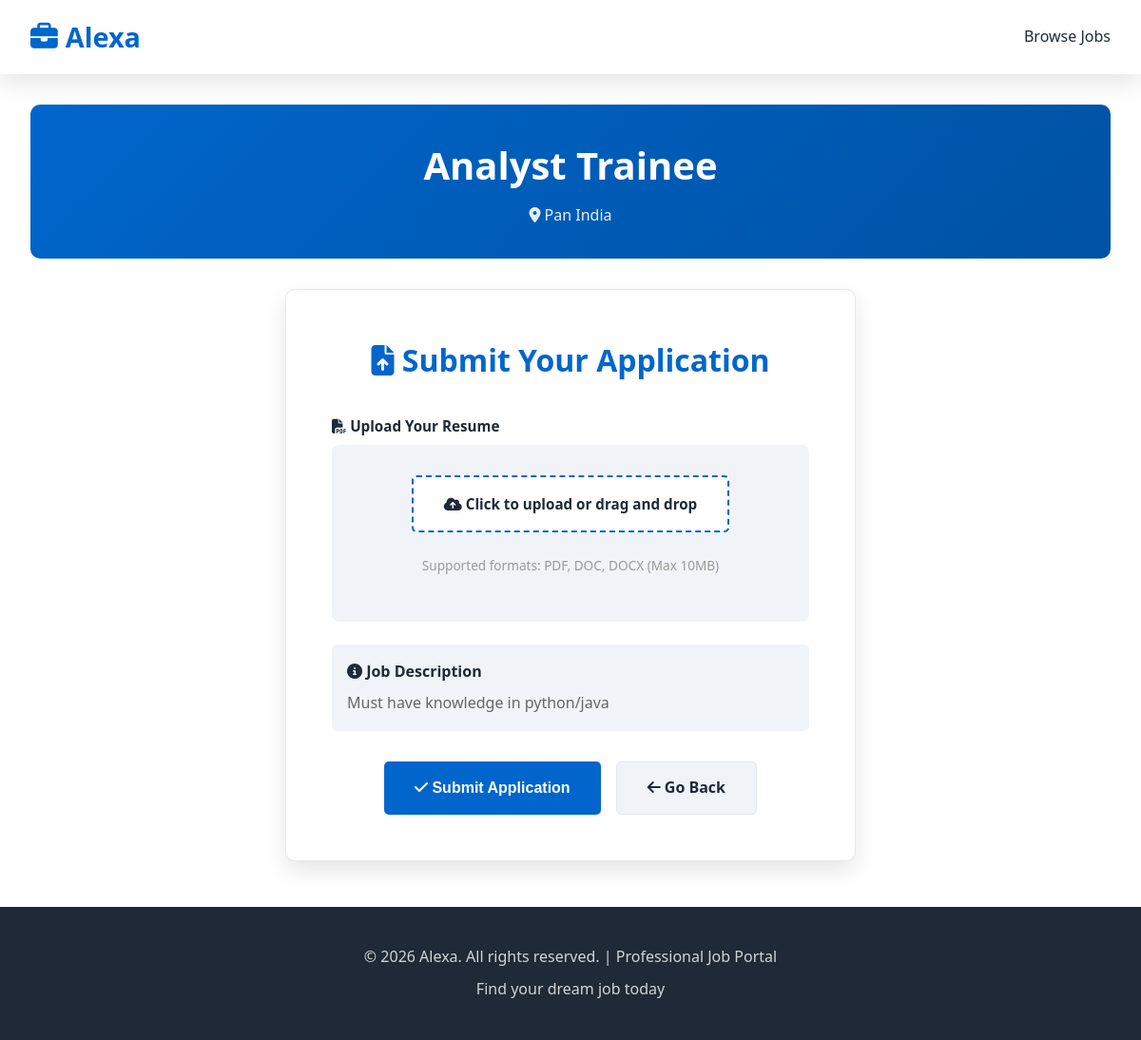
/apply/1/ (signed in), run on the app's committed database.
### jobs/models.py (models this page shows, shortened)
class Job(models.Model):
    employer = models.ForeignKey(User, on_delete=models.CASCADE)
    title = models.CharField(max_length=100)
    description = models.TextField()
    location = models.CharField(max_length=100)
    posted_on = models.DateTimeField(auto_now_add=True)

### jobs/views.py (the view, shortened to what this page needs)
# urls.py: path('apply/<int:job_id>/', views.apply_job, name='apply_job'),
@login_required
def apply_job(request, job_id):
    job = get_object_or_404(Job, id=job_id)
    return render(request, 'apply_job.html', {'job': job})

### jobs/templates/apply_job.html (shortened to what this page needs)
{% extends "base.html" %}
{% block content %}
<div class="apply-page">
    <div class="job-info">
        <h1>{{ job.title }}</h1>
        <p><i class="fas fa-map-marker-alt"></i> {{ job.location }}</p>
    </div>
    <div class="form-container">
        <h2><i class="fas fa-file-upload"></i> Submit Your Application</h2>
        <form method="post" enctype="multipart/form-data" id="applicationForm">
            <div class="form-group">
                <label for="resumeInput">
                    <i class="fas fa-file-pdf"></i> Upload Your Resume
                </label>
                <div class="upload-section">
                    <div class="file-input-wrapper">
                        <label for="resumeInput" class="file-input-label">
                            <i class="fas fa-cloud-upload-alt"></i>
                            <span>Click to upload or drag and drop</span>
                        </label>
                    </div>
                    <p style="color: #999; font-size: 0.85rem; margin-top: 0.5rem;">Supported formats: PDF, DOC, DOCX (Max 10MB)</p>
                </div>
            </div>
            <div class="form-group" style="background-color: #f0f4f8; padding: 1rem; border-radius: 5px; margin-top: 1.5rem;">
                <h4 style="margin-bottom: 0.5rem;"><i class="fas fa-info-circle"></i> Job Description</h4>
                <p style="margin: 0; color: #666;">{{ job.description }}</p>
            </div>
            <div class="form-actions">
                <button type="submit" class="btn btn-primary">
                    <i class="fas fa-check"></i> Submit Application
                </button>
                <a href="/" class="btn btn-secondary">
                    <i class="fas fa-arrow-left"></i> Go Back
                </a>
            </div>
        </form>
    </div>
</div>
{% endblock %}

### static/css/style.css (style rules this page uses)
:root { --primary-color: #0066cc; --primary-dark: #0052a3; --secondary-color: #f0f4f8; --text-dark: #1f2937; --text-light: #6b7280; --border-color: #e5e7eb; --success-color: #10b981; --shadow: 0 1px 3px rgba(0, 0, 0, 0.1); --shadow-lg: 0 10px 25px rgba(0, 0, 0, 0.1); }
* { margin: 0; padding: 0; box-sizing: border-box; }
html { scroll-behavior: smooth; }
body { font-family: 'Segoe UI', Tahoma, Geneva, Verdana, sans-serif; line-height: 1.6; color: var(--text-dark); background-color: #ffffff; }
h1, h2, h3, h4, h5, h6 { font-weight: 600; margin-bottom: 1rem; color: var(--text-dark); }
h1 { font-size: 2.5rem; }
h2 { font-size: 2rem; }
p { margin-bottom: 1rem; color: var(--text-light); }
.form-container { background: white; padding: 3rem; border-radius: 10px; box-shadow: var(--shadow-lg); max-width: 600px; margin: 2rem auto; border: 1px solid var(--border-color); }
.form-container h2 { text-align: center; margin-bottom: 2rem; color: var(--primary-color); }
.form-group { margin-bottom: 1.5rem; }
.form-group label { display: block; margin-bottom: 0.5rem; font-weight: 600; color: var(--text-dark); font-size: 0.95rem; }
.form-actions { display: flex; gap: 1rem; justify-content: center; margin-top: 2rem; }
.btn { padding: 0.9rem 2rem; border: none; border-radius: 5px; font-size: 1rem; font-weight: 600; cursor: pointer; transition: all 0.3s ease; text-decoration: none; display: inline-block; }
.btn-primary { background-color: var(--primary-color); color: white; }
.btn-secondary { background-color: var(--secondary-color); color: var(--text-dark); border: 1px solid var(--border-color); }
.apply-page { min-height: calc(100vh - 200px); }
.job-info { background: linear-gradient(135deg, var(--primary-color) 0%, var(--primary-dark) 100%); color: white; padding: 2rem; border-radius: 10px; margin-bottom: 2rem; text-align: center; }
.job-info h1 { color: white; margin-bottom: 0.5rem; }
.job-info p { color: rgba(255, 255, 255, 0.9); margin: 0; }
.upload-section { background: var(--secondary-color); padding: 2rem; border-radius: 8px; margin-bottom: 1.5rem; text-align: center; }
.file-input-wrapper { position: relative; overflow: hidden; display: inline-block; }
.file-input-label { display: inline-flex; align-items: center; gap: 0.5rem; padding: 1rem 2rem; background-color: white; border: 2px dashed var(--primary-color); border-radius: 5px; cursor: pointer; font-weight: 600; color: var(--primary-color); transition: all 0.3s ease; }

### data on the page
Job: title "Analyst Trainee", location "Pan India", description "Must have knowledge in python/java"
